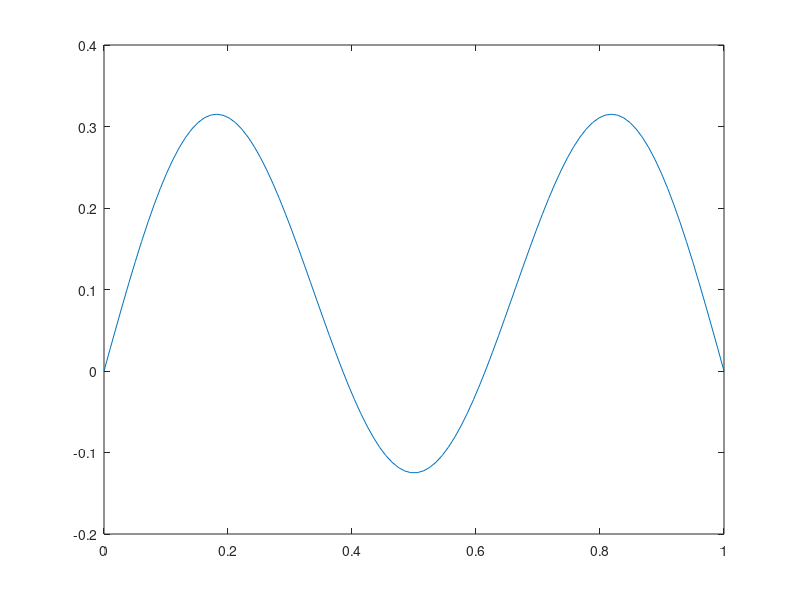
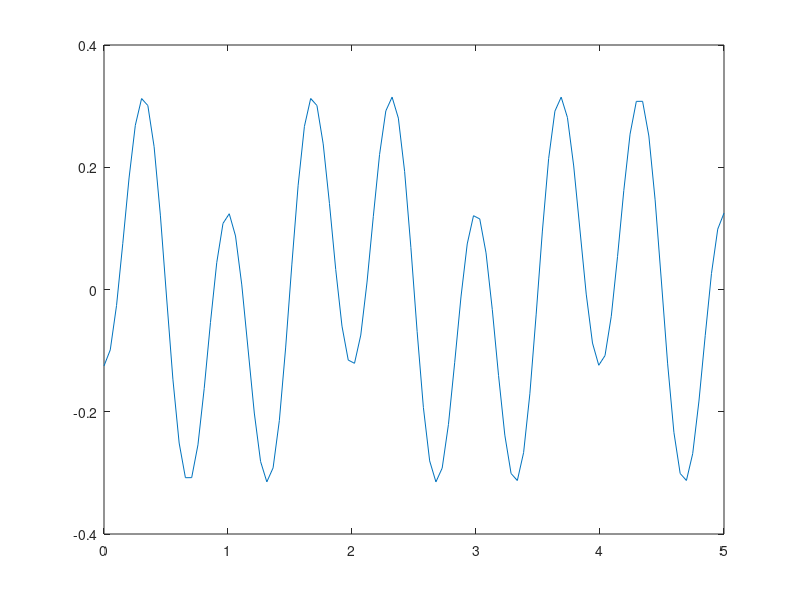
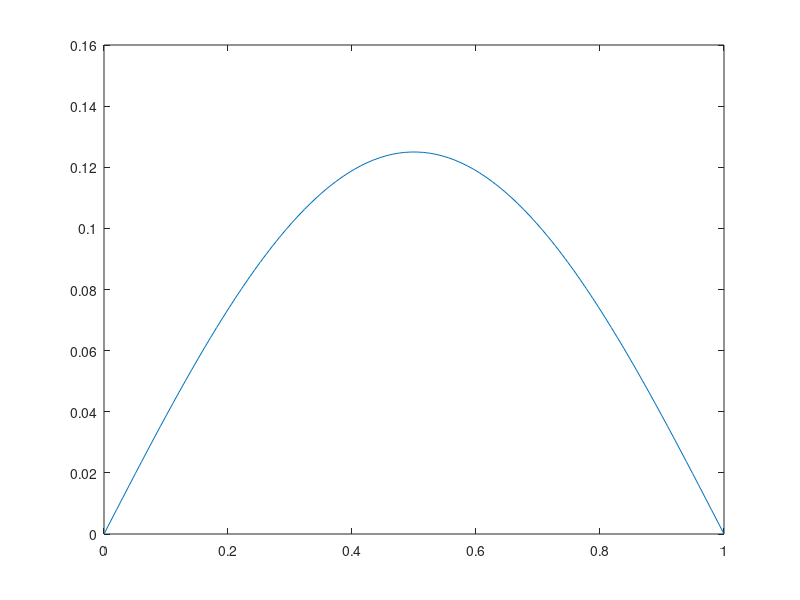
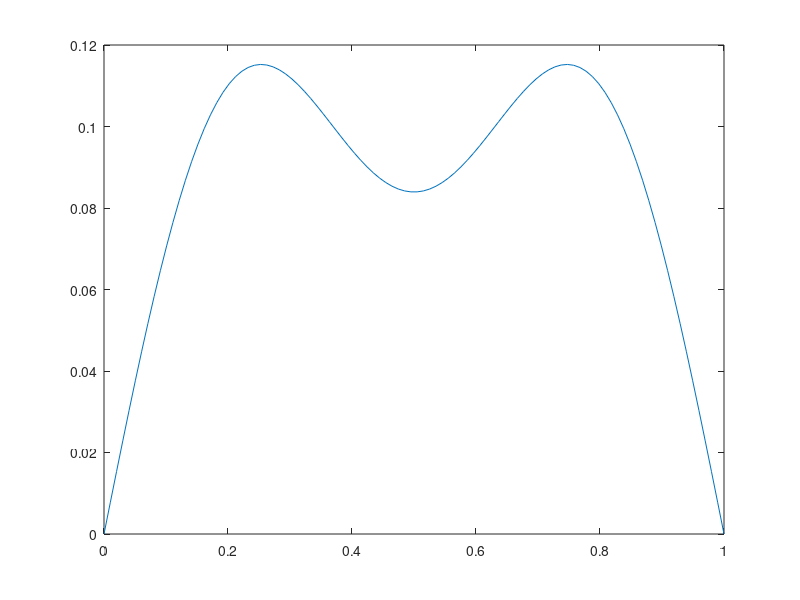

Source code (MATLAB) for these figures, in order:
% this script solves the string equation analytically and prints the result
% 

rad=pi/180;

% finite string


l=1;

x=linspace(0,1,100);

a=1/8*sin(pi*x/l)+1/4*sin(3*pi*x/l);

plot(x,a);

t=linspace(0,5,100);

u_05=1/8*cos(pi*t/l)-1/4*cos(3*pi*t/l);

figure
plot(t,u_05);


t2=linspace(0,5,100);


for n=1:length(t2)
    u=1/8*sin(pi*x/l)*cos(pi*t2(n)/l)+1/4*sin(3*pi*x/l)*sin(pi*t2(n)/l);
    figure
    plot(x,u);
    figure
end
